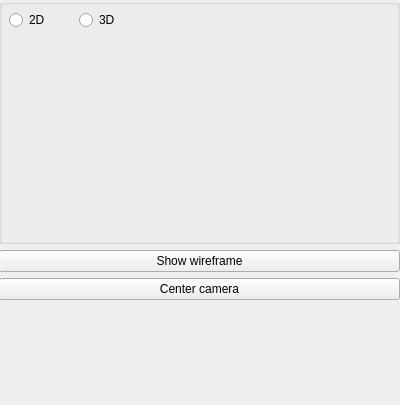
<?xml version="1.0" encoding="UTF-8"?>
<ui version="4.0">
 <class>main_setup</class>
 <widget class="QWidget" name="main_setup">
  <property name="geometry">
   <rect>
    <x>0</x>
    <y>0</y>
    <width>400</width>
    <height>405</height>
   </rect>
  </property>
  <property name="windowTitle">
   <string>Form</string>
  </property>
  <widget class="QWidget" name="verticalLayoutWidget">
   <property name="geometry">
    <rect>
     <x>-1</x>
     <y>-1</y>
     <width>401</width>
     <height>301</height>
    </rect>
   </property>
   <layout class="QVBoxLayout" name="main_setup_layout">
    <item>
     <widget class="QGroupBox" name="dimension_groupbox">
      <property name="title">
       <string/>
      </property>
      <property name="flat">
       <bool>false</bool>
      </property>
      <widget class="QRadioButton" name="radio_button_2d">
       <property name="geometry">
        <rect>
         <x>10</x>
         <y>10</y>
         <width>60</width>
         <height>22</height>
        </rect>
       </property>
       <property name="text">
        <string>2D</string>
       </property>
      </widget>
      <widget class="QRadioButton" name="radio_button_3d">
       <property name="geometry">
        <rect>
         <x>80</x>
         <y>10</y>
         <width>60</width>
         <height>22</height>
        </rect>
       </property>
       <property name="text">
        <string>3D</string>
       </property>
      </widget>
     </widget>
    </item>
    <item>
     <widget class="QPushButton" name="display_type_push_button">
      <property name="text">
       <string>Show wireframe</string>
      </property>
     </widget>
    </item>
    <item>
     <widget class="QPushButton" name="center_camera_push_button">
      <property name="text">
       <string>Center camera</string>
      </property>
     </widget>
    </item>
   </layout>
  </widget>
 </widget>
 <resources/>
 <connections/>
</ui>
